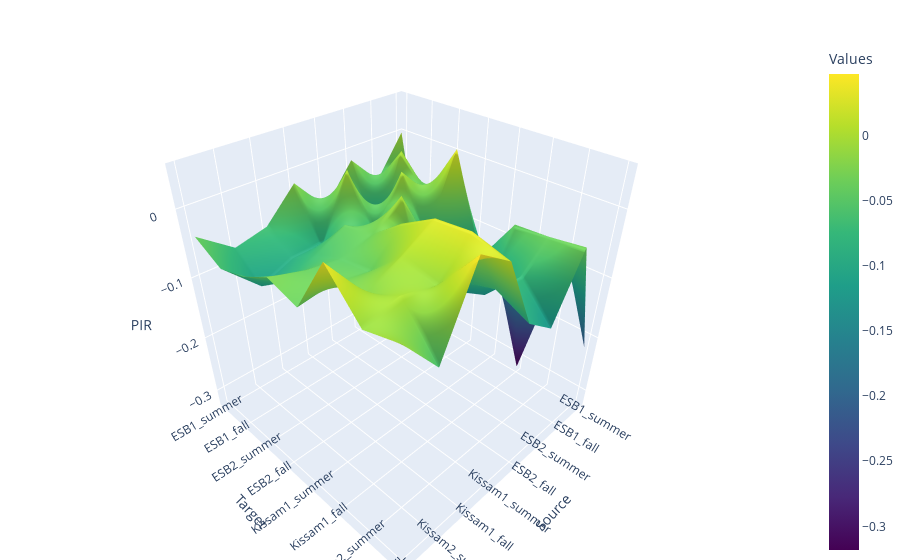

Source (notebook cell):
### Code cell
# Create 3D bar plot using Plotly
fig = go.Figure()

# Add surface plot
fig.add_trace(go.Surface(
    z=df.values,
    x=df.columns,
    y=index_labels,
    colorscale='Viridis',  # choose a colorscale
    colorbar=dict(title='Values'),
))

# Update layout
fig.update_layout(
    scene=dict(
        xaxis=dict(title='Source'),
        yaxis=dict(title='Target'),
        zaxis=dict(title='PIR'),
    ),
    margin=dict(l=0, r=0, b=0, t=40),
)

# Show the plot
fig.show()

### Figure 1 — Plotly figure (JSON) as saved in the notebook; plotly's stock layout.template omitted (floating-point values rounded to 4 significant figures)
{"data": [{"colorbar": {"title": {"text": "Values"}}, "colorscale": [[0, "#440154"], [0.1111, "#482878"], [0.2222, "#3e4989"], [0.3333, "#31688e"], [0.4444, "#26828e"], [0.5556, "#1f9e89"], [0.6667, "#35b779"], [0.7778, "#6ece58"], [0.8889, "#b5de2b"], [1, "#fde725"]], "type": "surface", "x": ["ESB1_summer", "ESB1_fall", "ESB2_summer", "ESB2_fall", "Kissam1_summer", "Kissam1_fall", "Kissam2_summer", "Kissam2_fall"], "y": ["ESB1_summer", "ESB1_fall", "ESB2_summer", "ESB2_fall", "Kissam1_summer", "Kissam1_fall", "Kissam2_summer", "Kissam2_fall"], "z": [[0, -0.06239, -0.0145, -0.07151, -0.01707, -0.06453, -0.0761, -0.03835], [-0.2325, 0, -0.1307, 0.00281, -0.0925, -0.09274, -0.1132, -0.0624], [-0.01366, -0.048, 0, -0.07208, -0.04156, -0.06591, -0.08294, -0.04973], [-0.137, 0.03216, -0.08725, 0, -0.03532, -0.0484, -0.04066, -0.02648], [-0.1714, -0.1142, -0.1467, -0.1357, 0, -0.0427, -0.03315, -0.04064], [-0.3182, -0.04124, -0.1273, -0.08084, 0.02638, 0, -0.02216, 0.03912], [-0.08466, -0.03857, -0.07382, -0.06757, 0.03072, -0.01267, 0, -0.01282], [-0.217, -0.03215, -0.1263, -0.09082, 0.01663, 0.04749, -0.06004, 0]]}], "layout": {"margin": {"b": 0, "l": 0, "r": 0, "t": 40}, "scene": {"xaxis": {"title": {"text": "Source"}}, "yaxis": {"title": {"text": "Target"}}, "zaxis": {"title": {"text": "PIR"}}}}}
